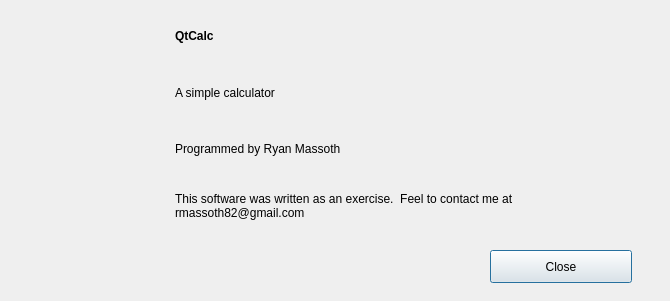
<?xml version="1.0" encoding="UTF-8"?>
<ui version="4.0">
 <class>AboutDialog</class>
 <widget class="QDialog" name="AboutDialog">
  <property name="geometry">
   <rect>
    <x>0</x>
    <y>0</y>
    <width>670</width>
    <height>301</height>
   </rect>
  </property>
  <property name="windowTitle">
   <string>Dialog</string>
  </property>
  <widget class="QPushButton" name="closeButton">
   <property name="geometry">
    <rect>
     <x>490</x>
     <y>250</y>
     <width>142</width>
     <height>33</height>
    </rect>
   </property>
   <property name="text">
    <string>Close</string>
   </property>
  </widget>
  <widget class="QWidget" name="">
   <property name="geometry">
    <rect>
     <x>175</x>
     <y>10</y>
     <width>461</width>
     <height>221</height>
    </rect>
   </property>
   <layout class="QVBoxLayout" name="verticalLayout">
    <item>
     <widget class="QLabel" name="label">
      <property name="font">
       <font>
        <weight>75</weight>
        <bold>true</bold>
       </font>
      </property>
      <property name="text">
       <string>QtCalc</string>
      </property>
     </widget>
    </item>
    <item>
     <widget class="QLabel" name="label_2">
      <property name="text">
       <string>A simple calculator</string>
      </property>
     </widget>
    </item>
    <item>
     <widget class="QLabel" name="label_3">
      <property name="text">
       <string>Programmed by Ryan Massoth</string>
      </property>
     </widget>
    </item>
    <item>
     <widget class="QLabel" name="label_4">
      <property name="text">
       <string>This software was written as an exercise.  Feel to contact me at rmassoth82@gmail.com</string>
      </property>
      <property name="wordWrap">
       <bool>true</bool>
      </property>
     </widget>
    </item>
   </layout>
  </widget>
 </widget>
 <resources/>
 <connections/>
</ui>
